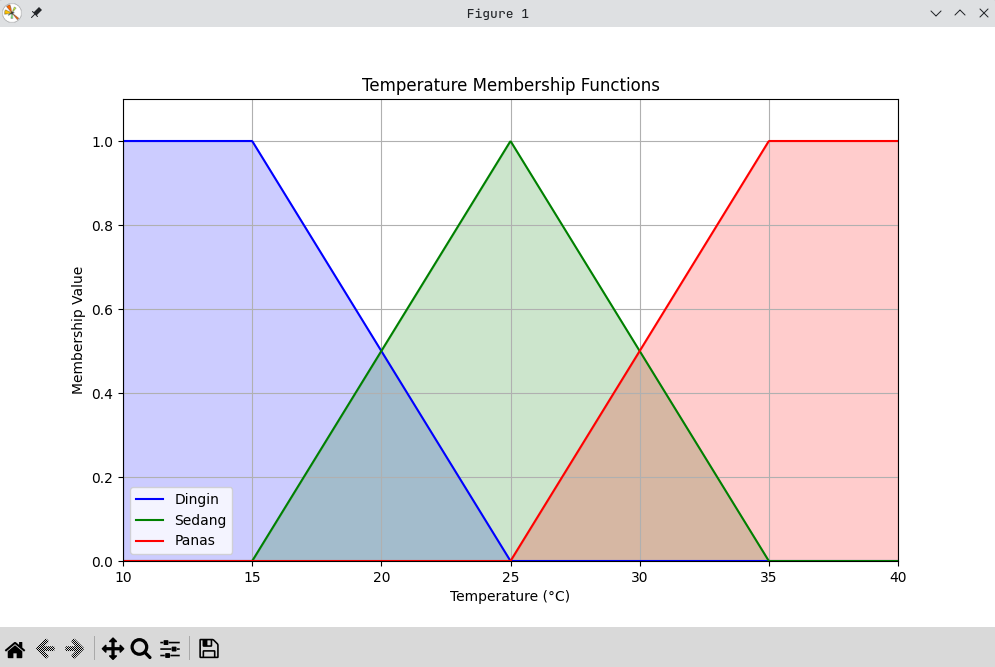

Recreate this plot in Python.
#%%
import numpy as np
import matplotlib.pyplot as plt

#%%
def triangular_membership(x, a, b, c, d, e):
    if x < a:
        return d
    elif a <= x <= b:
        return (x - a) / (b - a)
    elif b <= x <= c:
        return (c - x) / (c - b)
    else:  # x > c
        return e

def temperature_membership(temp):
  dingin = triangular_membership(temp, 15, 15, 25, 1, 0)
  sedang = triangular_membership(temp, 15, 25, 35, 0 ,0)
  panas = triangular_membership(temp, 25, 35, 35, 0 , 1)
  
  return dingin, sedang, panas

temp_eval_scalar = 32.5
dingin, sedang, panas = temperature_membership(temp_eval_scalar)
print(f"Pada temperatur {temp_eval_scalar}°C, nilai keanggotaan dingin: {dingin}, sedang: {sedang}, panas: {panas}")

temp_eval = np.linspace(10, 40, 1000)

dingin_vals = []
sedang_vals = []
panas_vals = []

for temp in temp_eval:
    dingin, sedang, panas = temperature_membership(temp)
    dingin_vals.append(dingin)
    sedang_vals.append(sedang)
    panas_vals.append(panas)

plt.figure(figsize=(10, 6))
plt.plot(temp_eval, dingin_vals, 'b-', label='Dingin')
plt.plot(temp_eval, sedang_vals, 'g-', label='Sedang')
plt.plot(temp_eval, panas_vals, 'r-', label='Panas')

plt.title('Temperature Membership Functions')
plt.xlabel('Temperature (°C)')
plt.ylabel('Membership Value')
plt.grid(True)
plt.legend()
plt.xlim([10, 40])
plt.ylim([0, 1.1])

plt.fill_between(temp_eval, dingin_vals, alpha=0.2, color='blue')
plt.fill_between(temp_eval, sedang_vals, alpha=0.2, color='green')
plt.fill_between(temp_eval, panas_vals, alpha=0.2, color='red')

plt.show()

# %%
